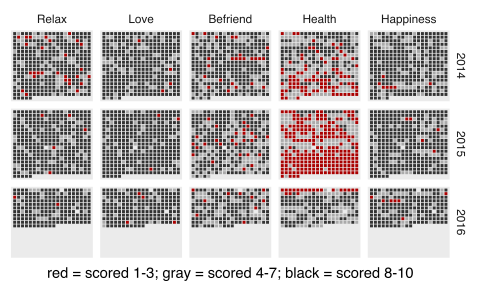

This figure's R source:
# This script takes in a set of long data with dates, a small number of keys,
# and a set of numeric values. It outputs a plot where each pixel represents
# a day in a calendar year colored based on the value of the key.

d <- read.csv("~/Documents/github/R Toolbox/lifedata.csv")
values <- c("Create", "Relax", "Love", "Befriend", "Health", "Happiness")
d <- subset(d, key %in% values)
d$datetime <- as.Date(d$datetime, "%m/%d/%Y")
d$year <- format(d$datetime,'%Y')
#d <- subset(d, datetime > as.Date("2015-07-26"))
d$value <- as.character(d$value)
d$value <- as.numeric(d$value)

# Convert dates to x y coordinates for each mini-calendar
grid_size <- 20
d$date_index = as.numeric(format(d$datetime, "%j")) - 1

d$x <- d$date_index %% grid_size
d$y <- grid_size - (d$date_index %/% grid_size) 

# Order data for the factord itself
d$key <- factor(d$key, levels = values)
#d$year <- factor(d$year, levels = c(10:1))

good_days <- subset(d, value >= 8)
bad_days <- subset(d, value <= 3)
neutral_days <- subset(d, value <= 7 & value >= 4)

svg_pixel_size <- .7

# Render the plot
svg("~/Desktop/categorical_calendar_plot.svg", height=3, width=5)
ggplot(data = good_days) + 
  facet_grid(year ~ key) +
  geom_point(aes(x = x, y = y, color = value), size = svg_pixel_size, color = "#333333", fill="#333333", shape=15) +  
  geom_point(data = bad_days, aes(x = x, y = y), size = svg_pixel_size, color = "#aa0000", fill="#aa0000", shape=15) +  
  geom_point(data = neutral_days, aes(x = x, y = y), size = svg_pixel_size, color = "#aaaaaa", fill="#aaaaaa", shape=15) +  
  labs(x = "red = scored 1-3; gray = scored 4-7; black = scored 8-10", y = "Days scored 8 or better") +
  theme(axis.line=element_blank(),
        axis.text.x=element_blank(),
        axis.text.y=element_blank(),
        axis.ticks=element_blank(),
#        axis.title.y= element_text(angle = 90),
#        axis.title.x=element_blank(),
        axis.title.y=element_blank(),
        legend.position="none",
#        panel.background=element_blank(),
        #panel.border=element_blank(),
        panel.grid.major=element_blank(),
        panel.grid.minor=element_blank(),
#        panel.grid.major=element_line(colour = "#f5f5f5"),
#        panel.grid.minor=element_line(colour = "#f5f5f5"),
#        plot.background=element_blank(),
        strip.background = element_blank() )
dev.off()